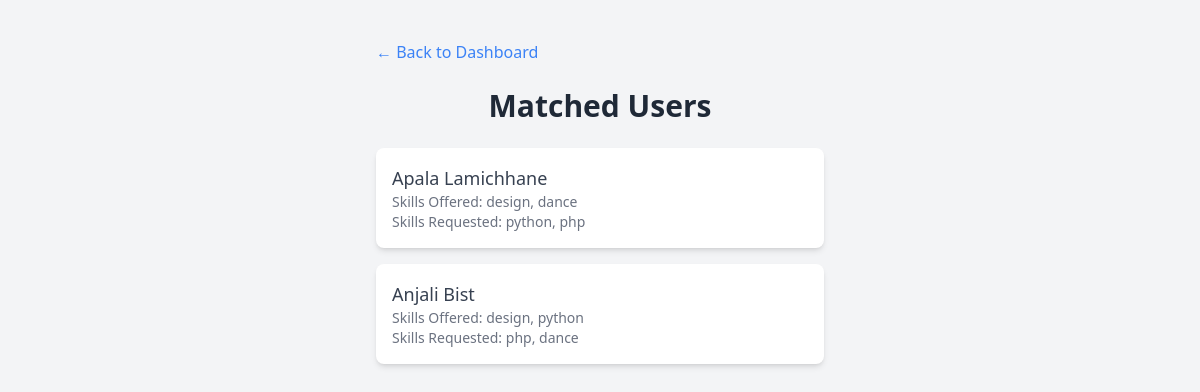
Screenshot of /matches (signed in) with the database file from the repository.
### models.py (models this page shows)
class User(db.Model):
    id = db.Column(db.Integer, primary_key=True)
    name = db.Column(db.String(100))
    email = db.Column(db.String(100), unique=True)
    password = db.Column(db.String(200))
    skills_offered = db.Column(db.String(300))
    skills_requested = db.Column(db.String(300))

### app.py (the view)
@app.route("/matches")
def matches():
    if "user_id" not in session:
        return redirect(url_for("login"))
    current_user = User.query.get(session["user_id"])
    requested_skills = [s.strip().lower() for s in current_user.skills_requested.split(",") if s.strip()]
    offered_skills = [s.strip().lower() for s in current_user.skills_offered.split(",") if s.strip()]
    matched_users = []
    users = User.query.all()
    for u in users:
        if u.id == current_user.id:
            continue
        u_offered = [s.strip().lower() for s in u.skills_offered.split(",") if s.strip()]
        u_requested = [s.strip().lower() for s in u.skills_requested.split(",") if s.strip()]
        if any(skill in u_offered for skill in requested_skills) and \
           any(skill in offered_skills for skill in u_requested):
            matched_users.append(u)
    return render_template("matches.html", users=matched_users)

### templates/matches.html (shortened to what this page needs)
<!DOCTYPE html>
<html lang="en">
<head>
<script src="https://cdn.tailwindcss.com"></script>
</head>
<body class="bg-gray-100 min-h-screen flex flex-col items-center py-10">
<div class="w-full max-w-md">
    <a href="/dashboard" class="inline-block mb-6 text-blue-500 hover:underline">&larr; Back to Dashboard</a>
    <h2 class="text-3xl font-bold mb-6 text-gray-800 text-center">Matched Users</h2>
    {% for user in users %}
    <a href="/contact/{{ user.id }}">
        <div class="bg-white shadow-md rounded-lg p-4 mb-4 hover:bg-gray-50 transition">
            <p class="text-lg font-medium text-gray-700">{{ user.name }}</p>
            <p class="text-sm text-gray-500">Skills Offered: {{ user.skills_offered }}</p>
            <p class="text-sm text-gray-500">Skills Requested: {{ user.skills_requested }}</p>
        </div>
    </a>
    {% else %}
    <p class="text-gray-600 text-center">No matches found yet.</p>
    {% endfor %}
</div>
</body>
</html>

### rows the page displays
User: name "Apala Lamichhane", skills_offered "design, dance", skills_requested "python, php"
User: name "Anjali Bist", skills_offered "design, python", skills_requested "php, dance"
